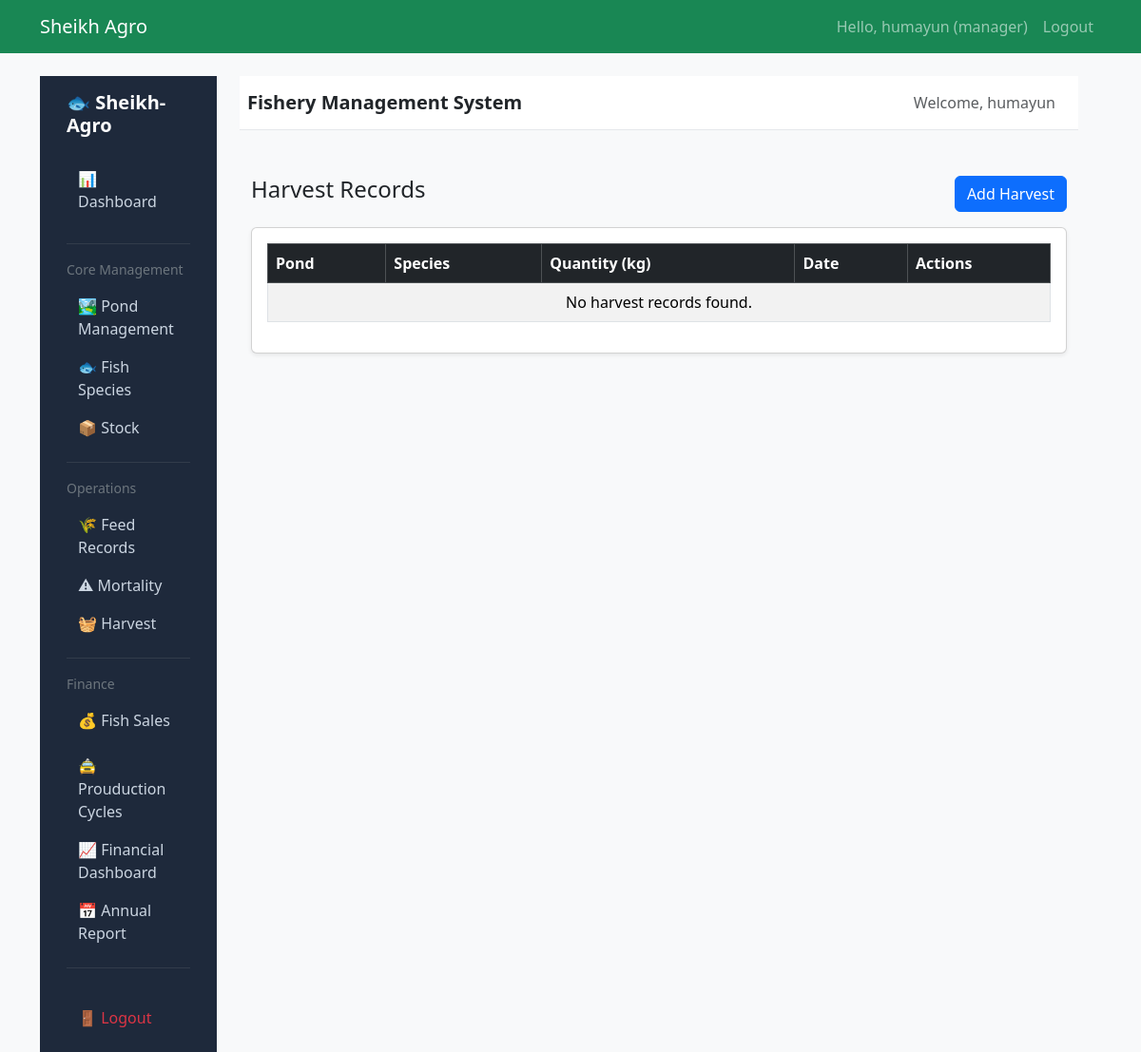
The page /fishery/harvest/ (signed in) on the database as committed earlier.
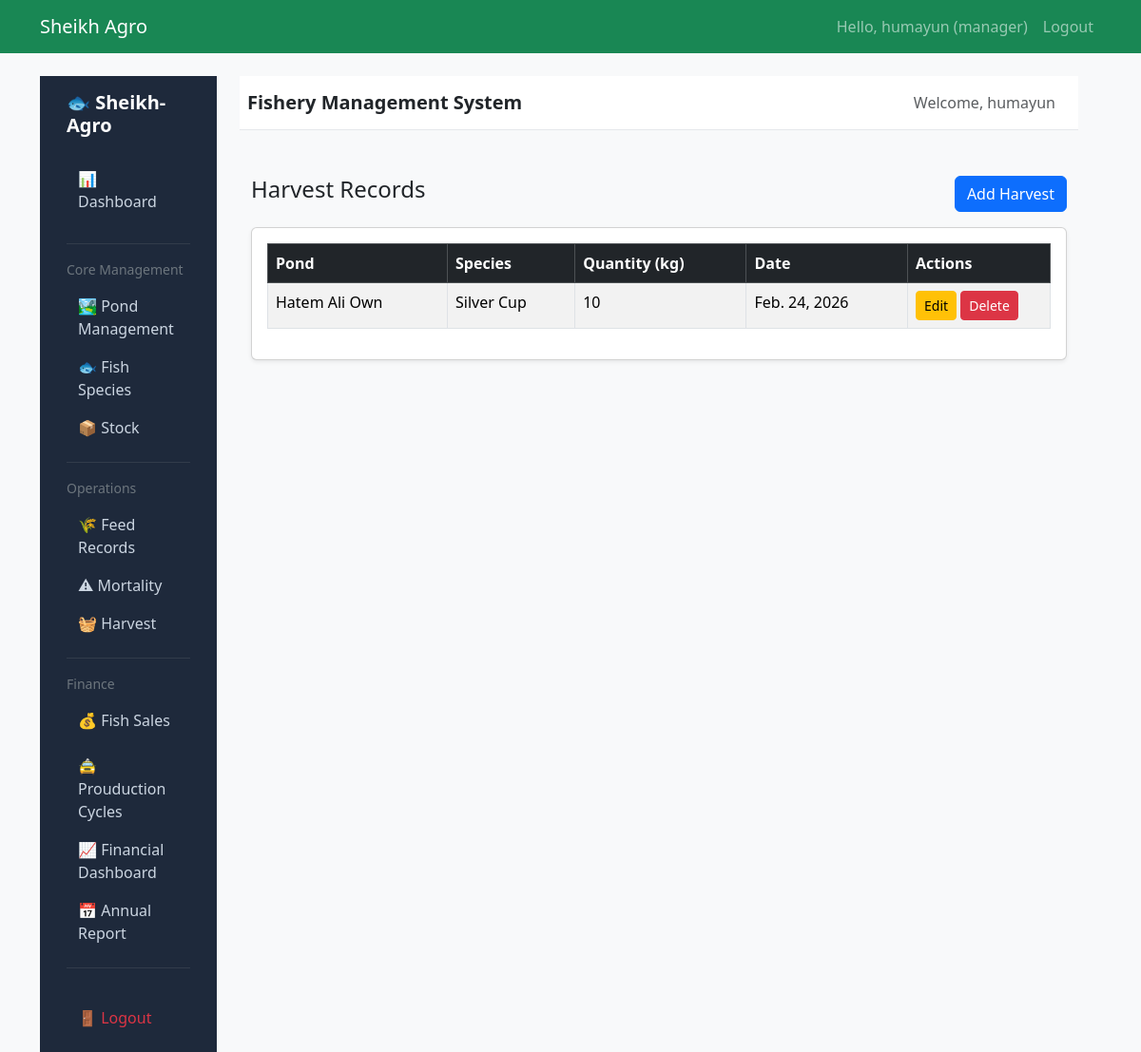
The same page on the database as committed later.
### fishery/models.py (models this page shows, shortened)
class Harvest(models.Model):
    stock = models.ForeignKey(
        Stock,
        on_delete=models.CASCADE,
        related_name='harvest_set',
        null=True,          # ✅ Added
        blank=True          # ✅ Added
    )
    cycle = models.ForeignKey('ProductionCycle', on_delete=models.CASCADE, related_name='harvests', blank=True, null=True)
    quantity_kg = models.PositiveIntegerField()
    harvest_date = models.DateField()

class Stock(models.Model):
    pond = models.ForeignKey(
        'Pond',
        on_delete=models.CASCADE,
        related_name='stocks'
    )
    species = models.ForeignKey(
        'FishSpecies',
        on_delete=models.CASCADE,
        related_name='stocks'
    )
    quantity = models.PositiveIntegerField()
    stocking_date = models.DateField()
    cost = models.DecimalField(max_digits=12, decimal_places=2)
    created_at = models.DateTimeField(auto_now_add=True, null=True, blank=True)
    class Meta:
        ordering = ['-stocking_date']

class Pond(models.Model):
    name = models.CharField(max_length=100)
    size_in_acres = models.FloatField()
    water_source = models.CharField(max_length=100)
    location = models.CharField(max_length=150, blank=True)
    created_at = models.DateTimeField(auto_now_add=True)

class FishSpecies(models.Model):
    name = models.CharField(max_length=100)
    average_growth_days = models.IntegerField()

### fishery/views.py (the view)
# urls.py: path('harvest/', HarvestListView.as_view(), name='harvest_list'),
class HarvestListView(LoginRequiredMixin, ListView):
    model = Harvest
    template_name = 'fishery/harvest/harvest_list.html'
    context_object_name = 'harvests'
    ordering = ['-harvest_date']

### fishery/templates/fishery/harvest/harvest_list.html
{% extends "fishery/base_fishery.html" %}
{% block fishery_content %}
<div class="container mt-4">
    <div class="d-flex justify-content-between mb-3">
        <h4>Harvest Records</h4>
        <a href="{% url 'harvest_create' %}" class="btn btn-primary">
            Add Harvest
        </a>
    </div>
    <div class="card shadow-sm">
        <div class="card-body table-responsive">
            <table class="table table-bordered table-striped">
                <thead class="table-dark">
                    <tr>
                        <th>Pond</th>
                        <th>Species</th>
                        <th>Quantity (kg)</th>
                        <th>Date</th>
                        <th width="150">Actions</th>
                    </tr>
                </thead>
                <tbody>
                    {% for harvest in harvests %}
                    <tr>
                        <td>
                            {% if harvest.stock %}
                                {{ harvest.stock.pond.name }}
                            {% else %}
                                No Stock
                            {% endif %}
                        </td>
                        <td>
                            {% if harvest.stock %}
                                {{ harvest.stock.species.name }}
                            {% endif %}
                        </td>
                        <td>{{ harvest.quantity_kg }}</td>
                        <td>{{ harvest.harvest_date }}</td>
                        <td>
                            <a href="{% url 'harvest_update' harvest.pk %}" class="btn btn-sm btn-warning">Edit</a>
                            <a href="{% url 'harvest_delete' harvest.pk %}" class="btn btn-sm btn-danger">Delete</a>
                        </td>
                    </tr>
                    {% empty %}
                    <tr>
                        <td colspan="5" class="text-center">No harvest records found.</td>
                    </tr>
                    {% endfor %}
                </tbody>
            </table>
        </div>
    </div>
</div>
{% endblock %}

Rows that differ between the two databases and show on the page:
added Harvest: stock.pond.name "Hatem Ali Own", stock.species.name "Silver Cup", quantity_kg "10", harvest_date "Feb. 24, 2026"
Other text that changed with them:
text no longer shown: "No harvest records found."
